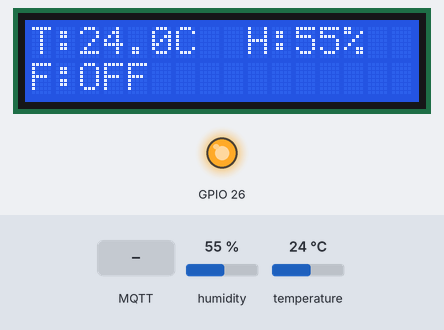
Bench run of a sketch on a simulated ESP32. On the bench: 16×2 character LCD, output pins drawn as LEDs (lit = HIGH). The inputs (shaded band) are chosen by the test bench; at power-on: humidity 55 %, temperature 24 °C. WiFi joins after 1.5 s; servers stay silent unless stated; no MQTT or app messages arrive unless stated; what the sketch prints to the serial monitor is not drawn.

Above: at 4.8 s.
4.9 s: MQTT message "ON" arrives on the first subscribed topic
At 7.3 s:
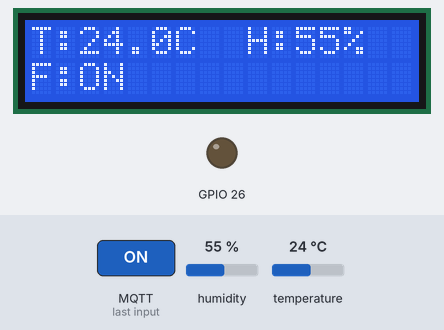
8.3 s: MQTT message "robot/cmd" arrives on the first subscribed topic
At 9.5 s:
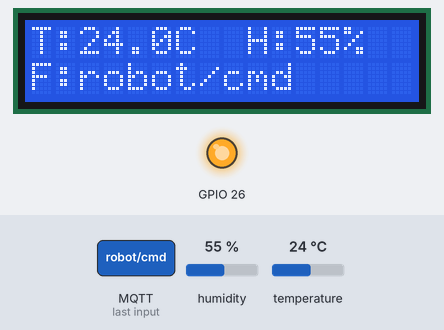
10.3 s: MQTT message "1" arrives on the first subscribed topic
At 12.1 s:
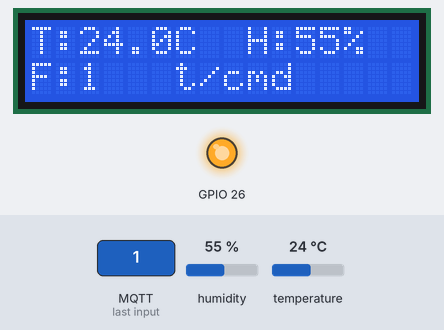
12.4 s: MQTT message "on" arrives on the first subscribed topic
At 13.9 s:
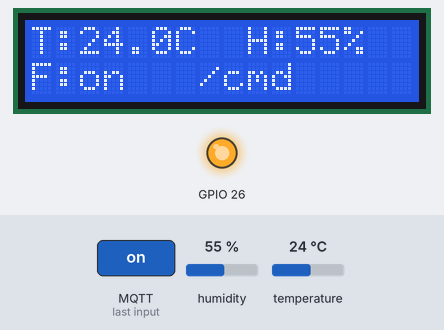
14.5 s: MQTT message "0" arrives on the first subscribed topic
At 15.5 s:
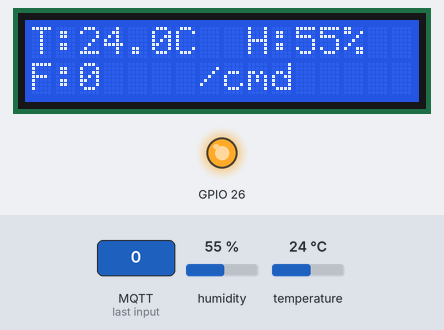
16.5 s: MQTT message "off" arrives on the first subscribed topic
At 18.4 s:
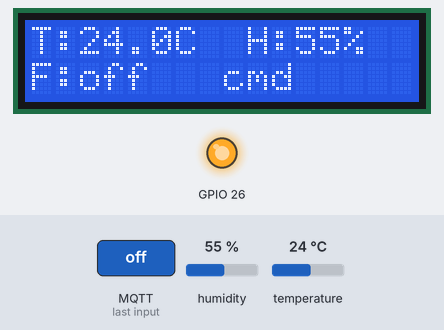
Timing chart, 0 to 19.6 s (numbered marks = the images above; inputs shaded):
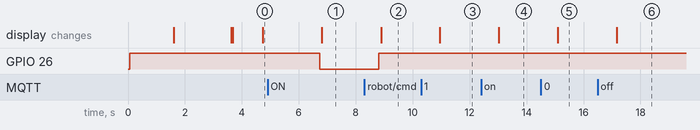

The sketch:

nodemcu32_losant.ino
```cpp
#include <WiFi.h>
#include <PubSubClient.h>
#include <DHT.h>
#include <Wire.h>
#include <LiquidCrystal_I2C.h>

// Konfigurasi WiFi & MQTT
const char* ssid = "mqttits"; //sesuaikan nama wifi
const char* password = "12345678"; //sesuaikan password wifi
const char* mqtt_server = "10.244.178.128"; //sesuaikan ip server (raspberry pi)

WiFiClient espClient;
PubSubClient client(espClient);
LiquidCrystal_I2C lcd(0x27, 16, 2);

// Konfigurasi DHT
#define DHTPIN 27
#define DHTTYPE DHT11
DHT dht(DHTPIN, DHTTYPE);

String kipas = "OFF";

// ===== FUNGSI UPDATE LCD UNTUK DEBUGGING =====
void updateLCD(float t, float h, String statusMQTT) {
  // Baris 1: Sensor Data
  lcd.setCursor(0, 0);
  lcd.print("T:");
  lcd.print(t, 1);
  lcd.print("C ");  // T untuk Temp
  lcd.setCursor(9, 0);
  lcd.print("H:");
  lcd.print(h, 0);
  lcd.print("%  ");  // H untuk Humid

  // Baris 2: Debugging Status
  lcd.setCursor(0, 1);
  lcd.print("F:");
  lcd.print(kipas);  // F untuk Fan status
  lcd.print("   ");  // Menghapus sisa karakter
}

// ===== CALLBACK (TERIMA COMMAND) =====
void callback(char* topic, byte* payload, unsigned int length) {
  String msg = "";
  for (int i = 0; i < length; i++) {
    msg += (char)payload[i];
  }

  if (String(topic) == "robot/cmd") {
    kipas = msg;
    if (kipas == "ON") {
      digitalWrite(26, LOW);
    } else {
      digitalWrite(26, HIGH);
    }
    // Langsung update LCD saat ada perintah masuk
    float h = dht.readHumidity();
    float t = dht.readTemperature();
    updateLCD(t, h, "OK");
  }
}

// ===== RECONNECT MQTT =====
void reconnect() {
  while (!client.connected()) {
    lcd.setCursor(0, 1);
    lcd.print("MQTT Conn...    ");

    if (client.connect("ESP32_Client")) {
      client.subscribe("robot/cmd");
      lcd.setCursor(0, 1);
      lcd.print("MQTT Connected  ");
      delay(1000);
    } else {
      lcd.setCursor(0, 1);
      lcd.print("MQTT Fail:");
      lcd.print(client.state());
      delay(2000);
    }
  }
  lcd.clear();
}

// ===== SETUP =====
void setup() {
  Serial.begin(115200);
  lcd.init();
  lcd.backlight();
  dht.begin();
  pinMode(26, OUTPUT);
  digitalWrite(26, HIGH);

  // STEP 1: WiFi Connection Status
  lcd.setCursor(0, 0);
  lcd.print("WiFi Connecting");
  WiFi.begin(ssid, password);
  while (WiFi.status() != WL_CONNECTED) {
    delay(500);
    Serial.print(".");
  }
  lcd.clear();
  lcd.print("WiFi: OK");
  lcd.setCursor(0, 1);
  lcd.print(WiFi.localIP());
  delay(2000);
  lcd.clear();

  // STEP 2: MQTT Setup
  client.setServer(mqtt_server, 1883);
  client.setCallback(callback);
}


// ===== LOOP =====
void loop() {
  if (!client.connected()) {
    reconnect();
  }
  client.loop();

  // Baca Sensor
  float kelembaban = dht.readHumidity();
  float suhu = dht.readTemperature();

  // Update Tampilan LCD
  updateLCD(suhu, kelembaban, "OK");

  // Kirim Data MQTT
  String payload = "{\"suhu\":" + String(suhu) + ",\"kelembaban\":" + String(kelembaban) + ",\"kipas\":\"" + kipas + "\"}";
  client.publish("robot/data", payload.c_str());

  delay(2000);
}
```

Measured:
- after the input at 4.9 s, GPIO 26: HIGH → LOW after 1.8 s; the display: changes after 1.9 s (image 1)
- after the input at 8.3 s, GPIO 26: LOW → HIGH after 0.51 s; the display: changes after 0.59 s (image 2)
- after the input at 10.3 s, the display: changes after 0.65 s (image 3)
- after the input at 12.4 s, the display: changes after 0.62 s (image 4)
- after the input at 14.5 s, the display: changes after 0.59 s (image 5)
- after the input at 16.5 s, the display: changes after 0.66 s (image 6)
